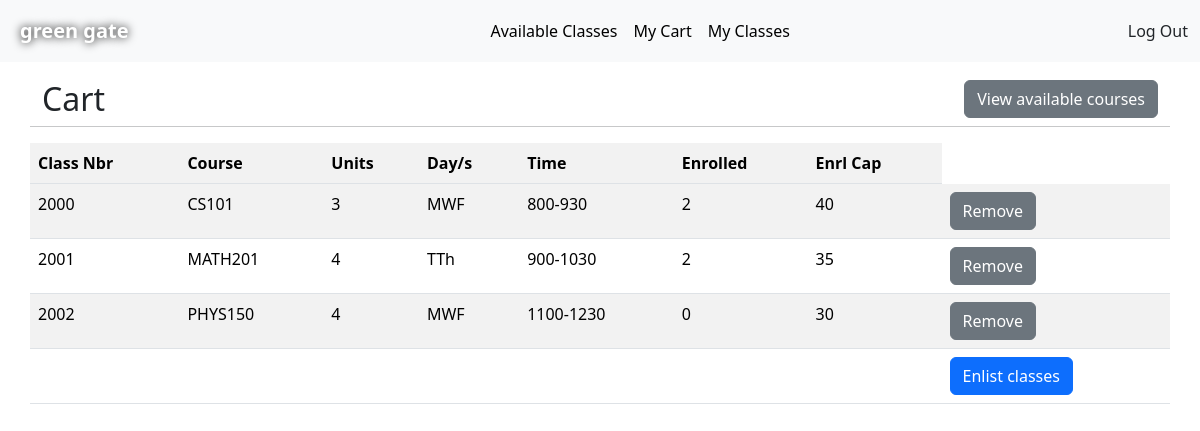
Page /my_cart (signed in) on the earlier database version.
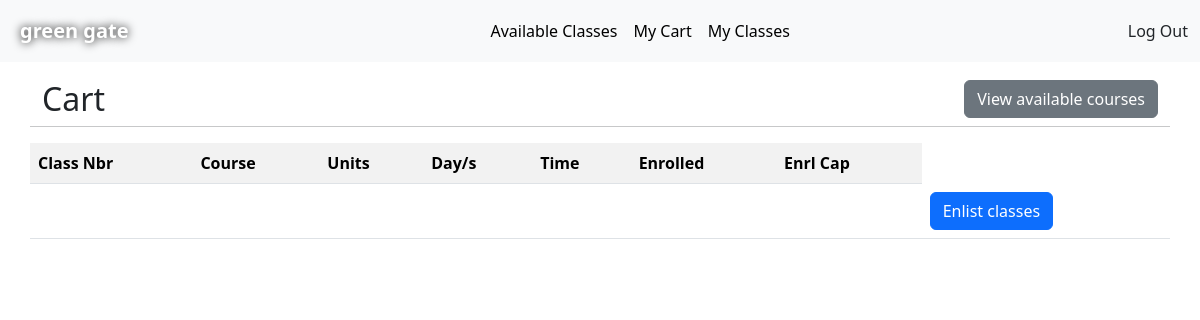
Same page on the later database version.
### tables this page shows
CREATE TABLE carts (
        id INTEGER PRIMARY KEY AUTOINCREMENT,
        user_id INTEGER NOT NULL,
        class_id INTEGER NOT NULL,
        FOREIGN KEY (user_id) REFERENCES users(id),
        FOREIGN KEY (class_id) REFERENCES classes(id)
    );

CREATE TABLE classes (
        id INTEGER PRIMARY KEY AUTOINCREMENT,
        course_code TEXT NOT NULL,
        title TEXT NOT NULL,
        description TEXT,
        section TEXT NOT NULL,
        units INTEGER NOT NULL,
        slots INTEGER NOT NULL,
        days TEXT NOT NULL,
        start_time INTEGER NOT NULL,
        end_time INTEGER NOT NULL
    );

### app.py (the view)
@app.route("/my_cart", methods=["GET", "POST"])
@login_required
def my_cart():
    connection = sqlite3.connect('enrollment.db')
    cursor = connection.cursor()
    if request.method == "POST":
        if "class_id_remove" in request.form:
            remove_class_id = request.form.get("class_id_remove")
            cursor.execute("DELETE FROM carts WHERE user_id = ? AND id = ?", (session["user_id"], remove_class_id))
            connection.commit()
            return redirect("/my_cart")
    cart_courses = cursor.execute("""
        SELECT c.id,
               c.course_code,
               c.title,
               c.description,
               c.section,
               c.units,
               COUNT(e.id) AS enrolled_count,
               c.slots,
               c.days,
               c.start_time,
               c.end_time,
               carts.id
        FROM classes c
        LEFT JOIN enrollments e
               ON c.id = e.class_id AND e.status = 'enrolled'
        JOIN carts ON c.id = carts.class_id
        WHERE c.id IN (
            SELECT class_id FROM carts WHERE user_id = ?
        )
        GROUP BY c.id
        """, (session["user_id"],)).fetchall()
    connection.close()
    return render_template("my_cart.html", cart_courses=cart_courses)

### app.py (called while the page is built)
def login_required(f):
    @wraps(f)
    def decorated_function(*args, **kwargs):
        if not session["user_id"]:
            return redirect("/login")
        return f(*args, **kwargs)
    return decorated_function

### templates/my_cart.html (shortened to what this page needs)
{% extends "layout.html" %}
{% block body %}
    <div class="container">
        <div class="row">
            <h2 class="heading_with_button">Cart<button type="button" class="btn btn-secondary" onclick="window.location.href='{{ url_for('available_classes') }}'">View available courses</button> </h2>
            <hr>
            <table class="table table-striped">
                    <th>Class Nbr</th>
                    <th>Course</th>
                    <th>Units</th>
                    <th>Day/s</th>
                    <th>Time</th>
                    <th>Enrolled</th>
                    <th>Enrl Cap</th>
                <tbody>
                    {% for item in cart_courses %}
                        <tr>
                            <td>{{ item[0] }}</td>
                            <td>{{ item[1] }} </td>
                            <td>{{ item[5] }} </td>
                            <td>{{ item[8] }}</td>
                            <td>{{ item[9] }}-{{ item[10] }}</td>
                            <td>{{ item[6] }}</td>
                            <td>{{ item[7] }} </td>
                            <td>
                                <form id="remove_from_cart" method="post">
                                    <button type="submit" class="btn btn-secondary" name="remove">Remove</button>
                                </form>
                            </td>
                        </tr>
                    {% endfor %}
                </tbody>
                <tfoot>
                    <tr>
                        <td colspan="7"></td>
                        <td>
                            <form action="/enlist_classes" method="post" onsubmit="return confirm('Are you sure you want to enlist these classes?');">
                                <button type="submit" class="btn btn-primary">Enlist classes</button>
                            </form>
                        </td>
                    </tr>
                </tfoot>
            </table>
        </div>
    </div>
{% endblock %}

### templates/layout.html (shortened to what this page needs)
<!DOCTYPE html>
<html lang="en">
    <head>
        <link rel="stylesheet" href="{{ url_for('static', filename='styles.css') }}">
        <link href="https://cdn.jsdelivr.net/npm/bootstrap@5.3.7/dist/css/bootstrap.min.css" rel="stylesheet">
	</head>
	<body>
        <nav class="navbar fixed-top navbar-expand-lg bg-body-tertiary" id="primarynav">
            <div class="container-fluid">
                <a class="navbar-brand" href="/" id="greengatelogo">green gate</a>
                <div class="collapse navbar-collapse" id="navbarNav">
                <ul class="navbar-nav mx-auto navbar-nav-scroll">
                    {% if session["user_id"] %}
                        <li class="nav-item">
                            <a class="nav-link active" aria-current="page" href="/available_classes">Available Classes</a>
                        </li>
                        <li class="nav-item">
                            <a class="nav-link active" aria-current="page" href="/my_cart">My Cart</a>
                        </li>
                        <li class="nav-item">
                            <a class="nav-link active" aria-current="page" href="/my_classes">My Classes</a>
                        </li>
                    </ul>
                    <a class="nav-link" href="/logout">Log Out</a>
                    {% else %}
                        <li class="nav-item"><a class="nav-link" href="{{ url_for('login') }}">Login</a></li>
                        <li class="nav-item"><a class="nav-link" href="{{ url_for('register') }}">Register</a></li>
                    </ul>
                    {% endif %}
                </div>
            </div>
        </nav>
            <div style="padding-top: 10vh;">
                {% block body %}{% endblock %}
            </div>
    </body>
</html>

### static/styles.css (style rules this page uses)
body { font-family: Helvetica; }
#greengatelogo { padding: 0.5rem; text-shadow: 0px 0px 10px #000000; border-radius: 30px; font-weight: bold; color:rgb(255, 255, 255); }
.heading_with_button { display: flex; justify-content: space-between; }

Differences in the rows shown:
removed carts: item "2000", course_code "CS101", units "3", days "MWF", start_time "800", end_time "930", item "2", slots "40"
removed carts: item "2001", course_code "MATH201", units "4", days "TTh", start_time "900", end_time "1030", item "2", slots "35"
removed carts: item "2002", course_code "PHYS150", units "4", days "MWF", start_time "1100", end_time "1230", item "0", slots "30"
